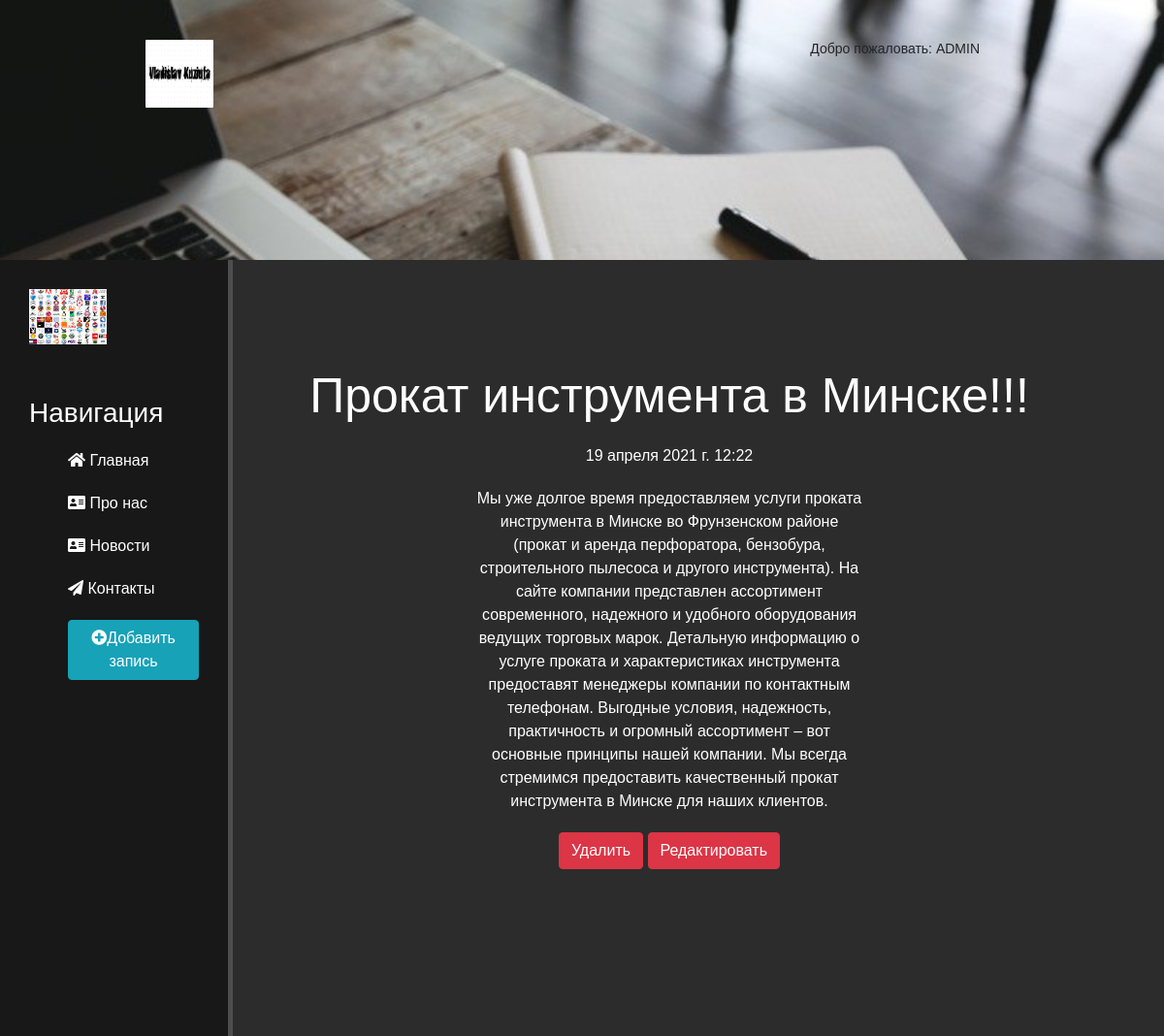
The page /news/1 (signed in) on the database its author committed.
### news/models.py (models this page shows, shortened)
class Articles(models.Model):
    title = models.CharField('Название', max_length=50)
    anons = models.CharField('Анонс', max_length=250)
    full_text = models.TextField('Статья')
    date = models.DateTimeField('Дата публикации')
    class Meta:
        verbose_name = 'Новость'
        verbose_name_plural = 'Новости'

### news/views.py (the view)
# urls.py: path('<int:pk>', views.NewsDetailView.as_view(), name='news_detail'),
class NewsDetailView(DetailView):
    model = Articles
    template_name = 'news/details_view.html'
    context_object_name = 'article'

### news/templates/news/details_view.html (shortened to what this page needs)
{% extends 'main/layout.html'%}
{% block content %}
    <div class="features">
        <h1>{{ article.title}}</h1>
        <p>{{ article.date }}</p>
        <p>{{ article.full_text}}</p>
        <a href="{%url 'news_delete' article.id %}" class="btn btn-danger">
            Удалить
        </a>
        <a href="{%url 'news_update' article.id %}" class="btn btn-danger">
            Редактировать
        </a>
    </div>
{% endblock %}

### main/templates/main/layout.html (shortened to what this page needs)
{% load static %}
<!DOCTYPE html>
<html lang="ru">
<head>
    <link rel="stylesheet" href="https://stackpath.bootstrapcdn.com/bootstrap/4.5.2/css/bootstrap.min.css" >
    <link rel="stylesheet" href="{% static 'main/css/main.css'%}">
    <link rel="stylesheet" href="https://use.fontawesome.com/releases/v5.8.2/css/all.css">
    <link rel="stylesheet" href="{% static 'main/styles/style.css'%}">
</head>
<header>
	<div class="container">
		<div class="heading clearfix">
<img src="{% static 'main/pictures/logo.png'%}" alt="{{user.username}}" class="logo">
<nav>
	<ul class="menu">
    <li>
    Добро пожаловать:
			<a >{{user.username}}</a>
		</li>
	</ul>
</nav>
</header>
<body>
    <aside>
        <img src="{% static 'main/img/logos.jpg'%}" alt="Лого">
        <span class="logo"></span><br>
        <h3>Навигация</h3>
        <ul>
            <a href="{% url 'home' %}"><li><i class="fas fa-home"></i> Главная</li></a>
            <a href="{% url 'about' %}"><li><i class="fas fa-address-card"></i> Про нас</li></a>
            <a href="{% url 'news_home' %}"><li><i class="fas fa-address-card"></i> Новости</li></a>
            <a href=""><li><i class="fas fa-paper-plane"></i> Контакты</li></a>
            <a href="{% url 'create'%}"><li><button class="btn btn-info"><i class="fas fa-plus-circle"></i>Добавить запись</button></li></a>
    </aside>
    <main>
    {% block content %}{% endblock %}
    </main>
</body>
</html>

### main/static/main/css/main.css (style rules this page uses)
body { background: #2c2c2c; }
aside { float: left; background: #181818; width: 20%; padding: 2.5%; height: 100vh; color: #fff; border-right: 5px solid #4d4d4d; }
aside img { width: 80px; float: left; }
aside .logo { font-size: 40px; margin-left: 10px; font-weight: bold; position: relative; top: -5px; }
aside h3 { margin-top: 50px; font-size: 28px; }
aside ul { list-style: none }
aside ul li { color: #fff; display: block; margin-top: 20px; transition: all .6s ease; }
main .features { float: left; color: #fff; margin-top: 100px; text-align: center; width: 75%; }
main .features h1 { font-size: 50px; }
main .features p { max-width: 400px;margin: 20px auto; }

### main/static/main/styles/style.css (style rules this page uses)
body { padding:0; margin:0; font-family:Arial,sans-serif; }
div { box-sizing:border-box; }
.clearfix:after { content:''; display:table; width:100%; clear:both; }
header { background-image: url(../pictures/screen.jpg); background-repeat: no-repeat; background-position: center top; background-size:cover; padding-bottom:157px; }
.container { width:930px; margin:0 auto; }
.logo { width:70px; height:70px; margin-top:41px; float:left; }
.menu { padding:0; margin:0; display:block; }
.menu li { float:left; display:block; margin-right:40px; font-size:14px; }
.menu li a { color:white; text-decoration:none; text-transform:uppercase; }
nav { float:right; margin-top:40px; }
h1 { color:white; font-size:67px; text-align:center; margin:10px; }

### rows shown on the page
Articles: title "Прокат инструмента в Минске!!!", date "19 апреля 2021 г. 12:22", full_text "Мы уже долгое время предоставляем услуги проката инструмента в Минске во Фрунзенском районе (прокат и аренда перфоратора, бензобура, строительного пылесоса и другого инструмента). На сайте компании представлен ассортимент современного, надежного и удобного оборудования ведущих торговых марок. Детальную информацию о услуге проката и характеристиках инструмента предоставят менеджеры компании по контактным телефонам. Выгодные условия, надежность, практичность и огромный ассортимент – вот основные принципы нашей компании. Мы всегда стремимся предоставить качественный прокат инструмента в Минске для наших клиентов."

### other values the page prints
{{ user.username }} "ADMIN"
